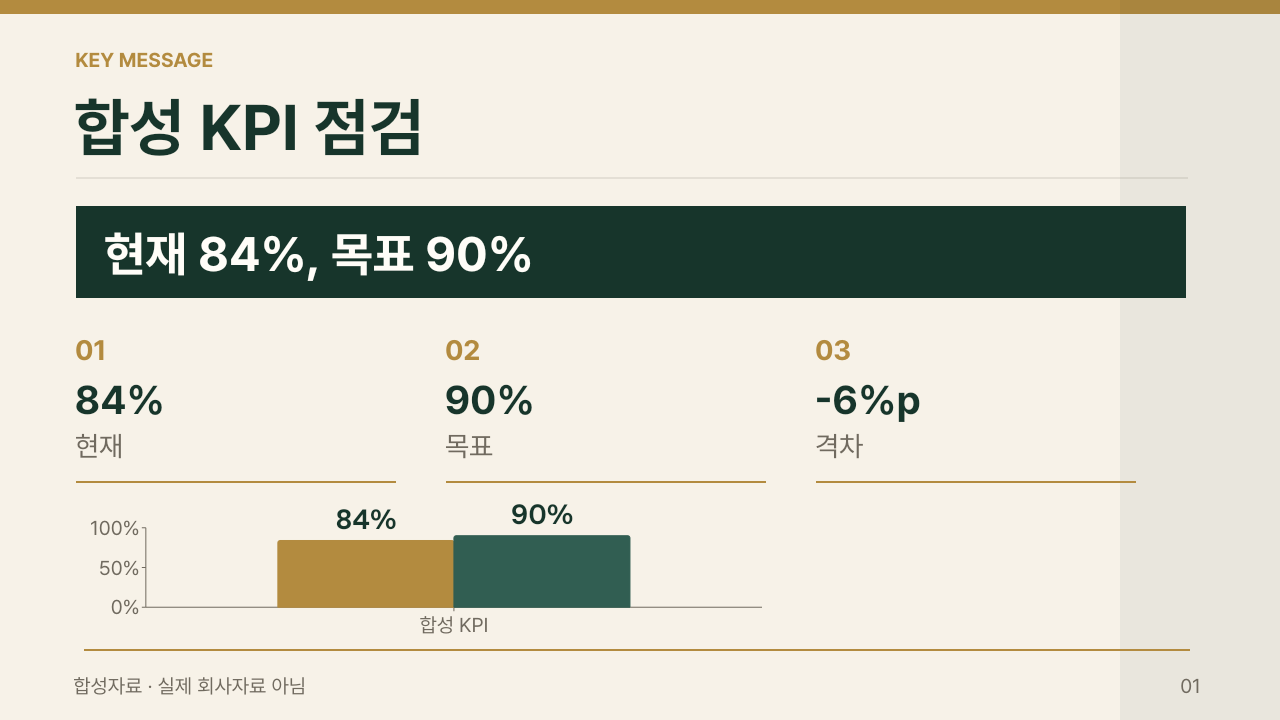
#> input picture .claude/skills/ppt-master/examples/cloud_entry/builtin_full_path/review/slide-1.png, 1280 x 720 px
$ python -i review_photo_overlay.py   (imports and definitions only)
#> lines starting #> are read from the running program, lines starting #| are printed output that depends on the picture
#> further down, picture is the input picture: PIL image 1280x720 RGBA; mean R, G, B, A 213.4, 212, 199.6, 255
#!/usr/bin/env python3
"""Align a photographed page and compare it with its final slide render.

Usage: python review_photo_overlay.py PHOTO RENDER OUTPUT --corners X,Y X,Y X,Y X,Y
Corners are top-left, top-right, bottom-right, bottom-left after EXIF rotation.
Dependencies: Pillow, already used by the dense PPTX checker.
"""
from __future__ import annotations

import argparse
from hashlib import sha256
from io import BytesIO
import json
import math
from pathlib import Path

from PIL import Image, ImageChops, ImageDraw, ImageFilter, ImageOps


# [36 lines left out: functions parse_corner, align_photo, not called in this run]


def edge_ink(image: Image.Image) -> Image.Image:
    edges = image.convert("L").filter(ImageFilter.GaussianBlur(0.7)).filter(ImageFilter.FIND_EDGES)
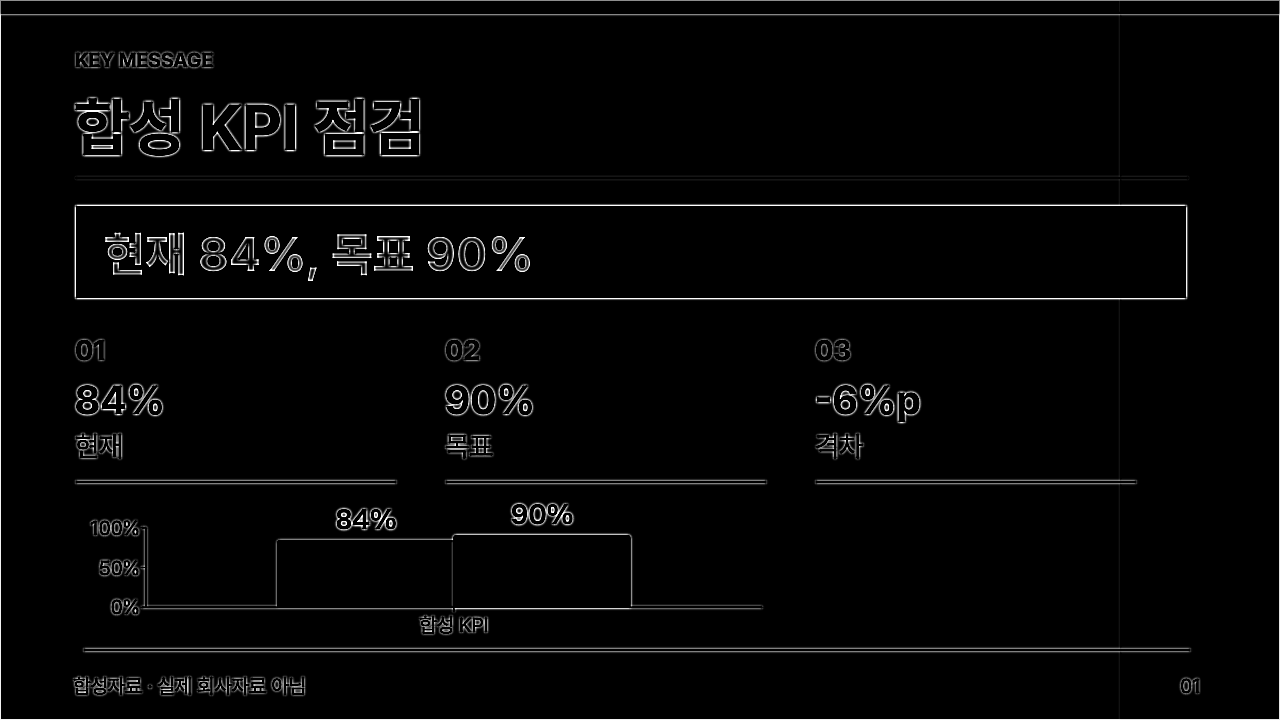
#> edges: PIL image 1280x720 L; min 0, max 255, mean 6.2
    ink = edges.point(lambda value: 255 - min(255, max(0, value - 14) * 5))
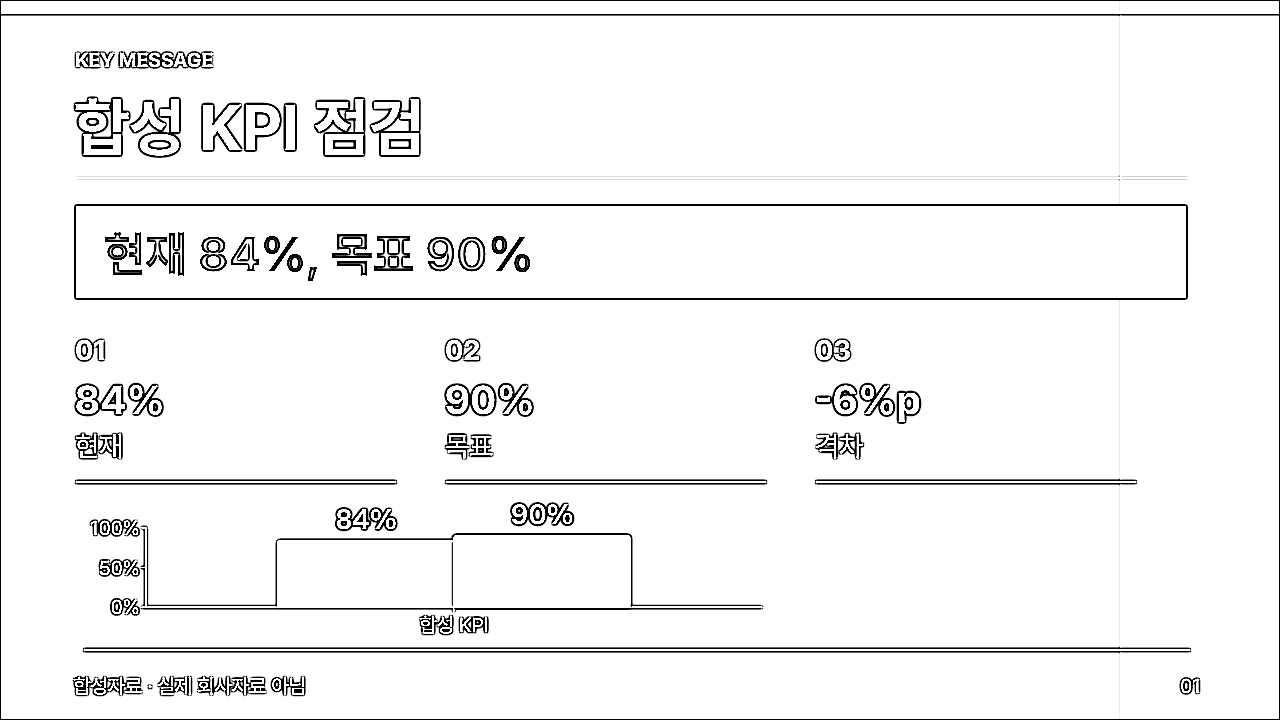
#> ink: PIL image 1280x720 L; min 0, max 255, mean 243.6
    ImageDraw.Draw(ink).rectangle((0, 0, ink.width - 1, ink.height - 1), outline=255)
    return ink


# [52 lines left out: functions review_images, main, not called in this run]


# [2 lines not run here, left out]

>>> from PIL import Image
>>> picture = Image.open('../examples/cloud_entry/builtin_full_path/review/slide-1.png')
>>> result = edge_ink(picture)

$ run again, on .claude/skills/ppt-master/examples/cloud_entry/korean_fit/review/slide-1.png
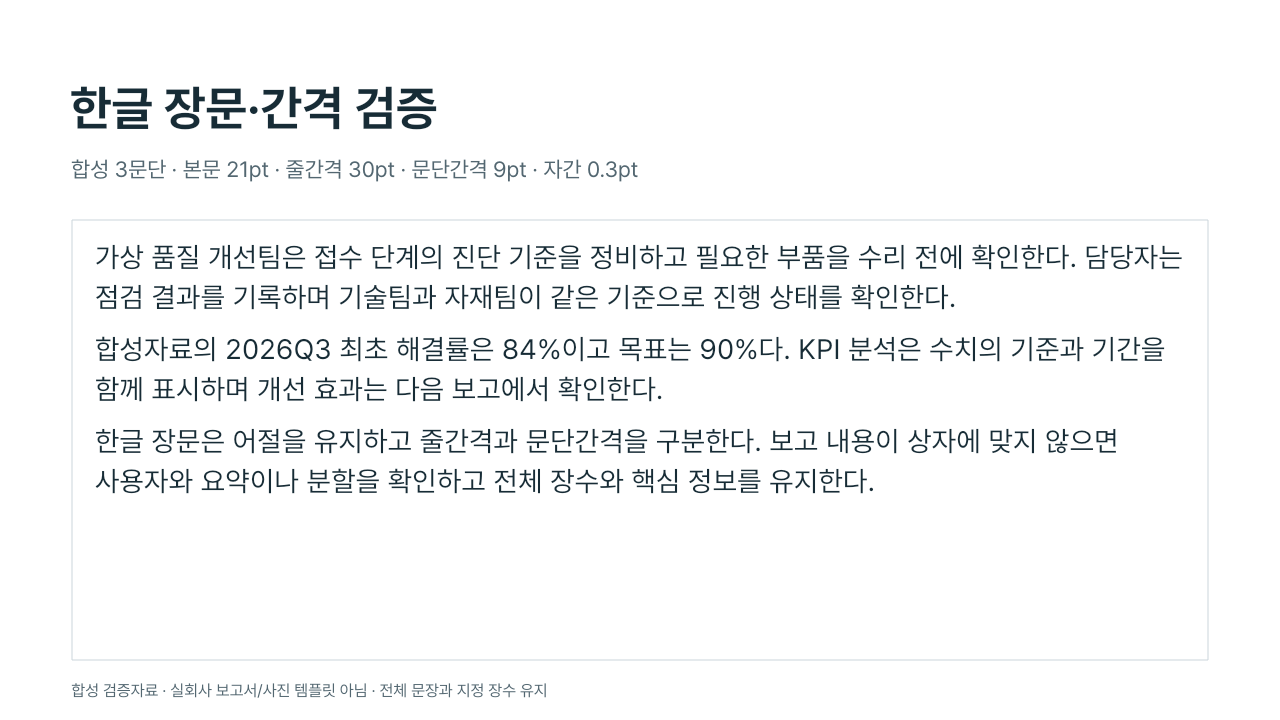
#> input picture .claude/skills/ppt-master/examples/cloud_entry/korean_fit/review/slide-1.png, 1280 x 720 px
#> picture is the input picture: PIL image 1280x720 RGBA; mean R, G, B, A 245.5, 246.4, 246.8, 255
#> in edge_ink, `edges = image.convert("L").filter(ImageFilter.GaussianBlur(0.7)).filte..`:
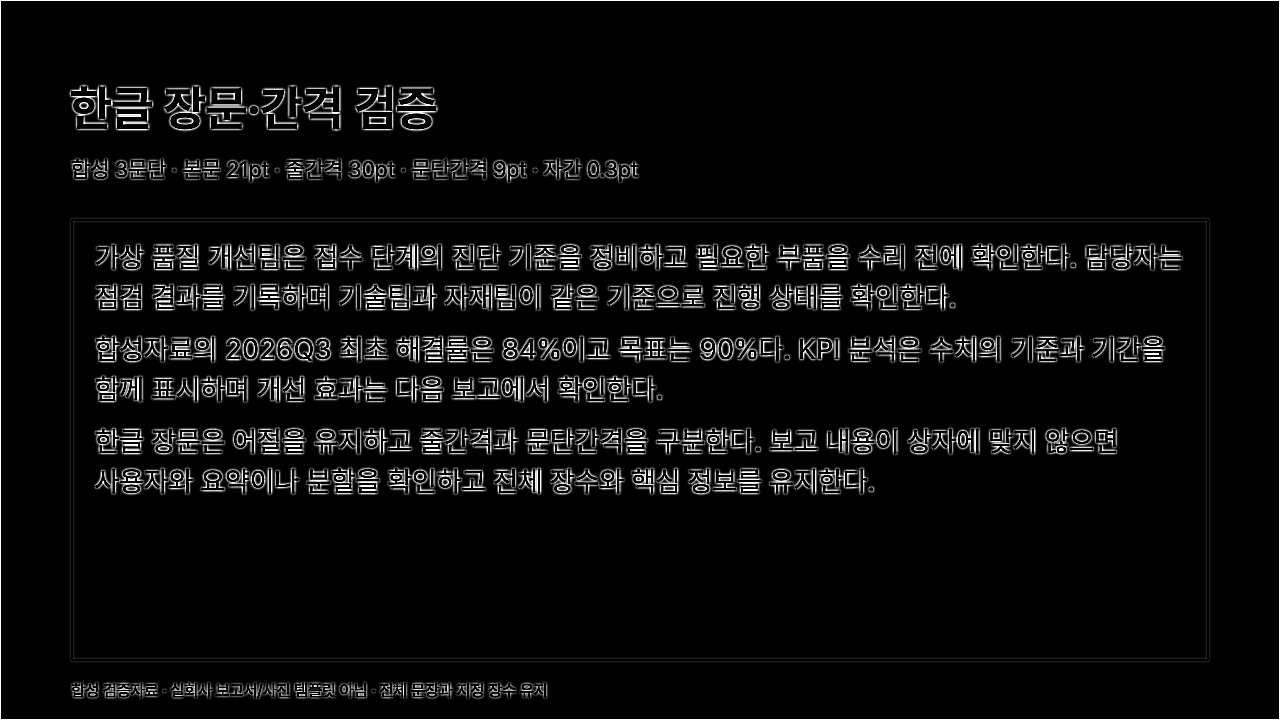
#> edges: PIL image 1280x720 L; min 0, max 255, mean 12.7
#> in edge_ink, `ink = edges.point(lambda value: 255 - min(255, max(0, value - 14) * 5))`:
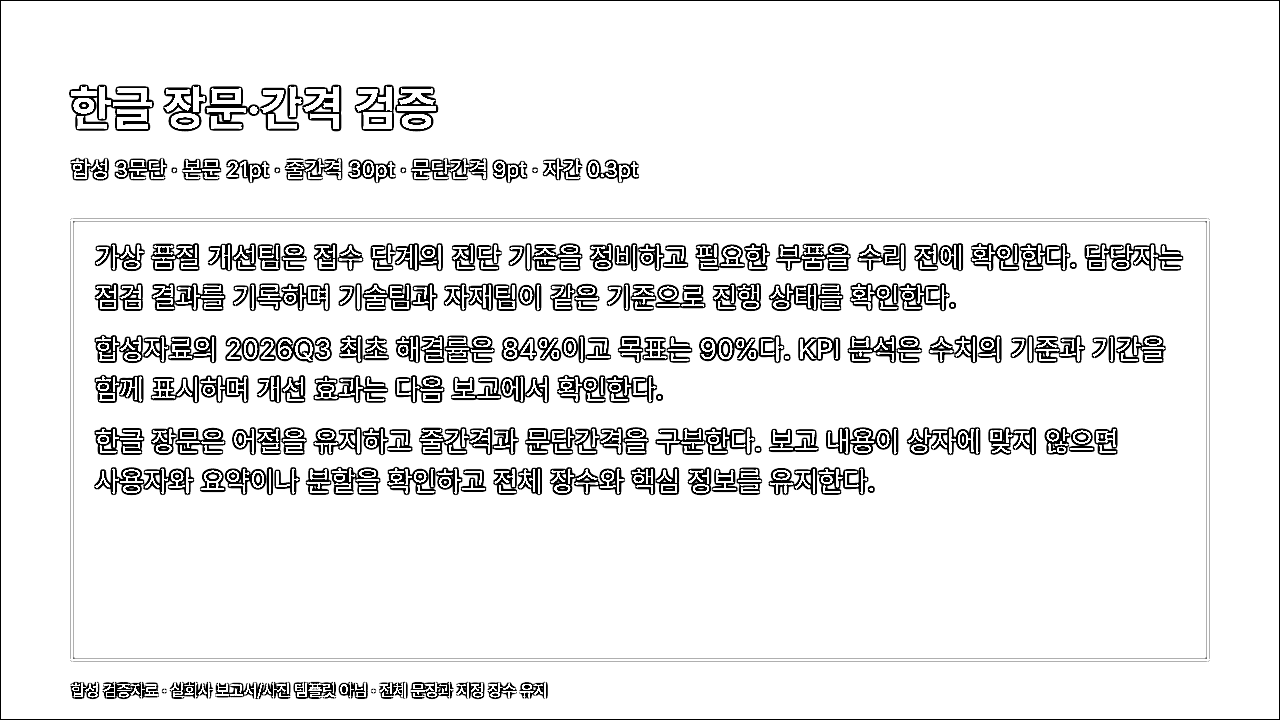
#> ink: PIL image 1280x720 L; min 0, max 255, mean 233

$ run again, on .claude/skills/ppt-master/examples/cloud_entry/korean_fit/review/slide-2.png
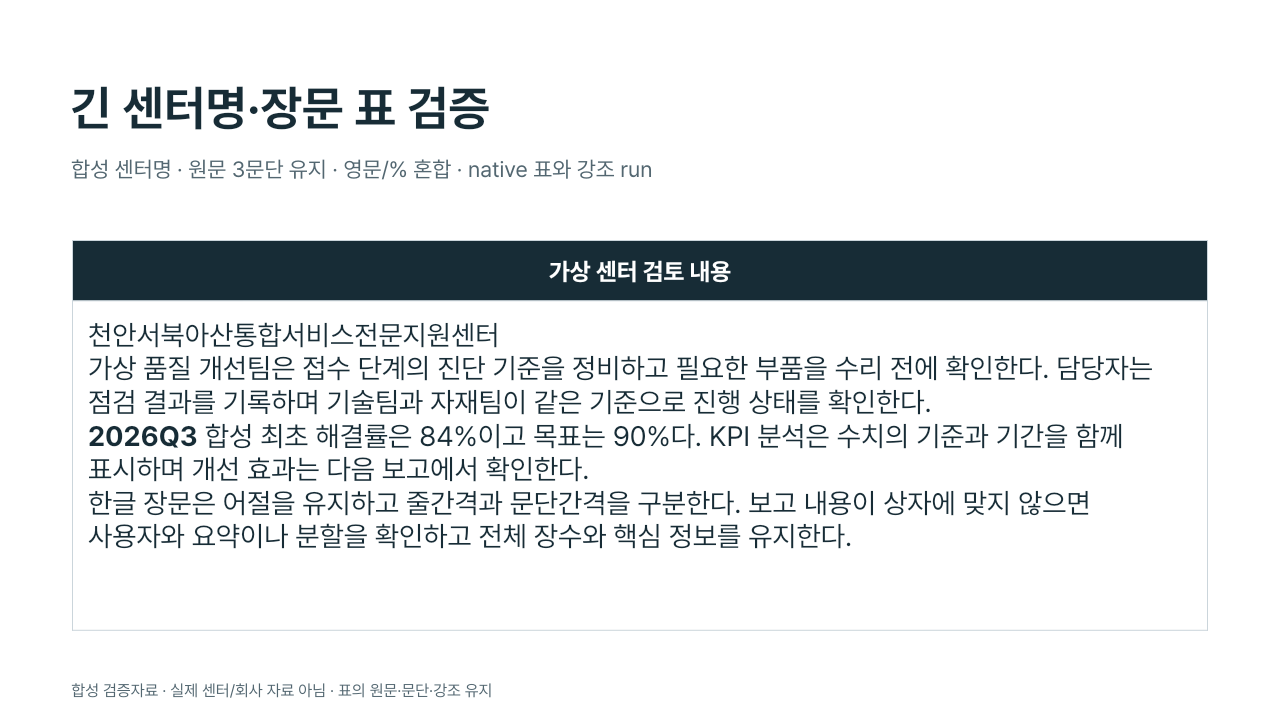
#> input picture .claude/skills/ppt-master/examples/cloud_entry/korean_fit/review/slide-2.png, 1280 x 720 px
#> picture is the input picture: PIL image 1280x720 RGBA; mean R, G, B, A 228.2, 230.6, 231.8, 255
#> in edge_ink, `edges = image.convert("L").filter(ImageFilter.GaussianBlur(0.7)).filte..`:
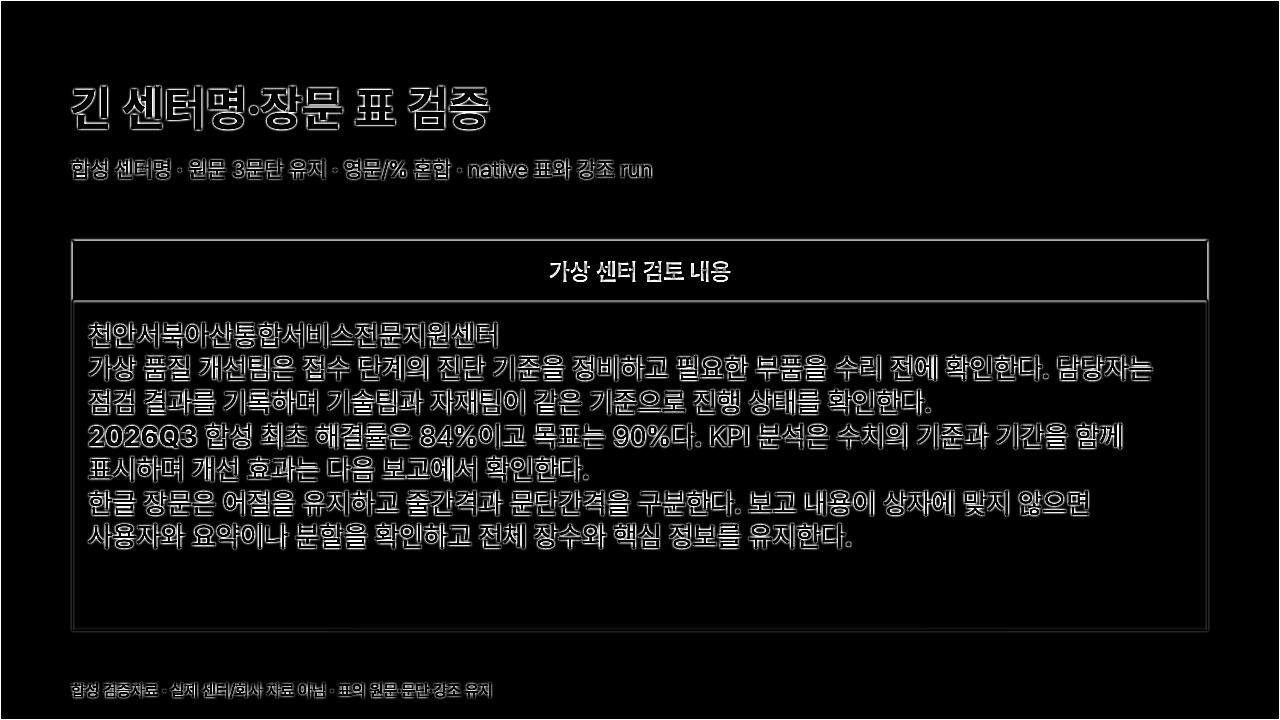
#> edges: PIL image 1280x720 L; min 0, max 255, mean 14.4
#> in edge_ink, `ink = edges.point(lambda value: 255 - min(255, max(0, value - 14) * 5))`:
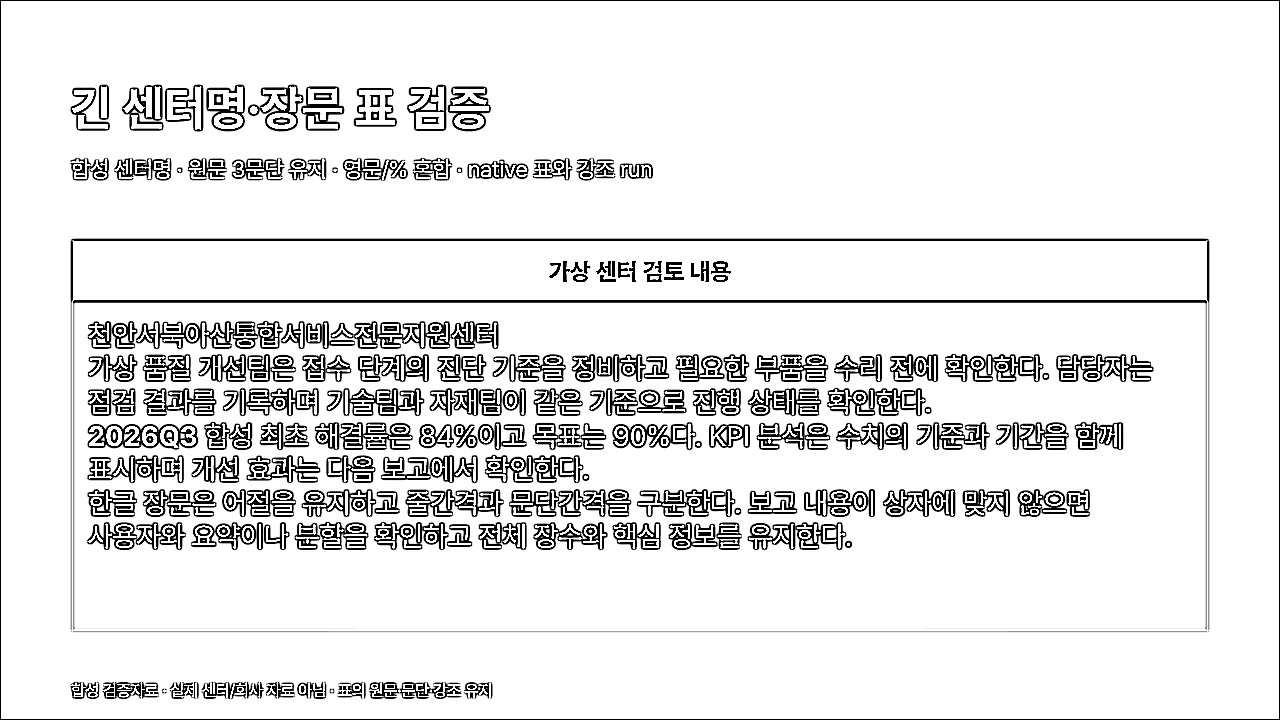
#> ink: PIL image 1280x720 L; min 0, max 255, mean 229.8
